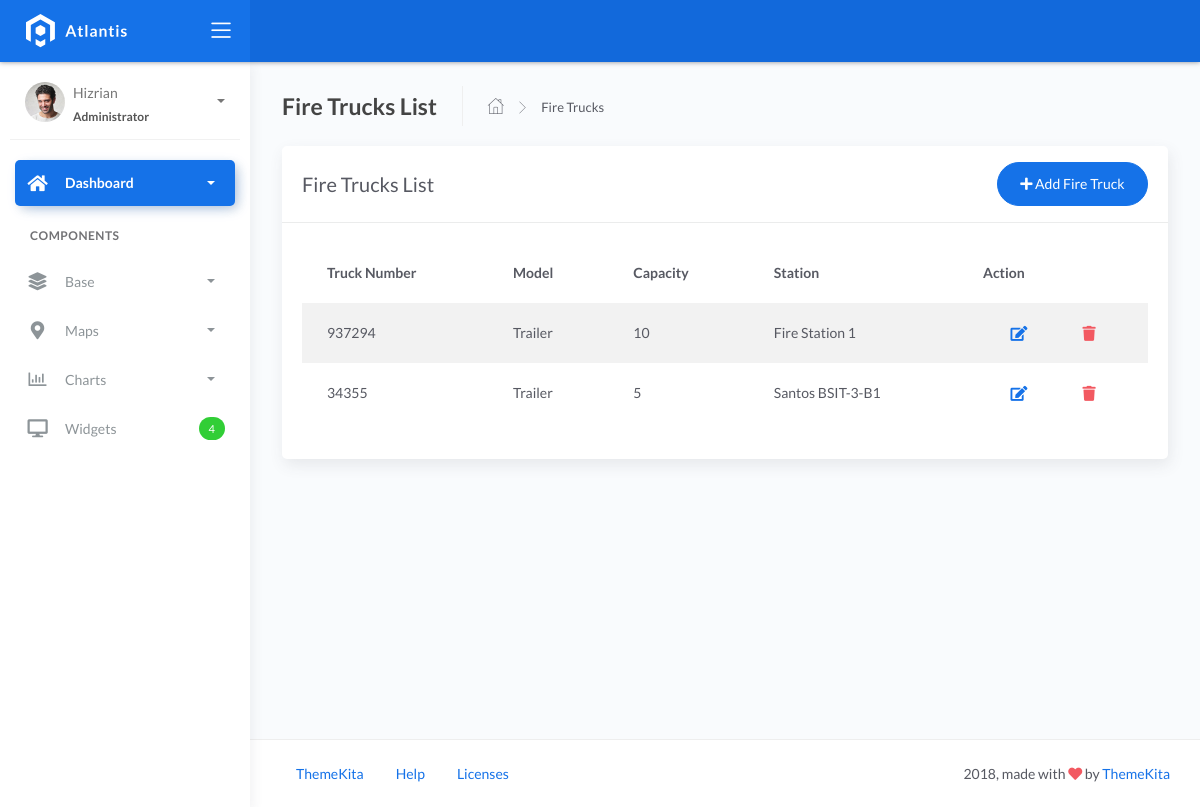
/firetrucks/, run on the app's committed database.
### fire/models.py (models this page shows)
class BaseModel(models.Model):
    created_at = models.DateTimeField(auto_now_add=True, db_index=True)
    updated_at = models.DateTimeField(auto_now=True)
    class Meta:
        abstract = True

class FireTruck(BaseModel):
    truck_number = models.CharField(max_length=150)
    model = models.CharField(max_length=150)
    capacity = models.CharField(max_length=150)
    station = models.ForeignKey(FireStation, on_delete=models.CASCADE)

class FireStation(BaseModel):
    name = models.CharField(max_length=150)
    location = models.ForeignKey(Locations, on_delete=models.CASCADE, null=True, blank=True)  # Allow nulls for migration
    latitude = models.DecimalField(
        max_digits=22, decimal_places=16, null=True, blank=True)
    longitude = models.DecimalField(
        max_digits=22, decimal_places=16, null=True, blank=True)
    address = models.CharField(max_length=150)
    city = models.CharField(max_length=150)
    country = models.CharField(max_length=150)

### fire/views.py (the view)
# urls.py: path('firetrucks/', FireTruckListView.as_view(), name='firetruck_list'),
class FireTruckListView(ListView):
    model = FireTruck
    template_name = 'crud/firetrucks/list.html'
    context_object_name = 'firetrucks'
    def get_context_data(self, **kwargs):
        context = super().get_context_data(**kwargs)
        context['title'] = 'Fire Trucks List'
        return context

### templates/crud/firetrucks/list.html (shortened to what this page needs)
{% extends 'base.html' %}
{% load static %}
{% block content %}
<div class="page-inner">
    <div class="page-header">
        <h4 class="page-title">{{ title }}</h4>
        <ul class="breadcrumbs">
            <li class="nav-home">
                <a href="{% url 'home' %}">
                    <i class="flaticon-home"></i>
                </a>
            </li>
            <li class="separator">
                <i class="flaticon-right-arrow"></i>
            </li>
            <li class="nav-item">
                <a href="#">Fire Trucks</a>
            </li>
        </ul>
    </div>
    <div class="row">
        <div class="col-md-12">
            <div class="card">
                <div class="card-header">
                    <div class="d-flex align-items-center">
                        <h4 class="card-title">Fire Trucks List</h4>
                        <a href="{% url 'firetruck_create' %}" class="btn btn-primary btn-round ml-auto">
                            <i class="fa fa-plus"></i>
                            Add Fire Truck
                        </a>
                    </div>
                </div>
                <div class="card-body">
                    <div class="table-responsive">
                        <table id="basic-datatables" class="display table table-striped table-hover">
                            <thead>
                                <tr>
                                    <th>Truck Number</th>
                                    <th>Model</th>
                                    <th>Capacity</th>
                                    <th>Station</th>
                                    <th style="width: 10%">Action</th>
                                </tr>
                            </thead>
                            <tbody>
                                {% for firetruck in firetrucks %}
                                <tr>
                                    <td>{{ firetruck.truck_number }}</td>
                                    <td>{{ firetruck.model }}</td>
                                    <td>{{ firetruck.capacity }}</td>
                                    <td>{{ firetruck.station.name }}</td>
                                    <td>
                                        <div class="form-button-action">
                                            <a href="{% url 'firetruck_update' firetruck.id %}" class="btn btn-link btn-primary btn-lg">
                                                <i class="fa fa-edit"></i>
                                            </a>
                                            <a href="{% url 'firetruck_delete' firetruck.id %}" class="btn btn-link btn-danger btn-lg" onclick="return confirm('Are you sure you want to delete this fire truck?');">
                                                <i class="fa fa-trash"></i>
                                            </a>
                                        </div>
                                    </td>
                                </tr>
                                {% endfor %}
                            </tbody>
                        </table>
                    </div>
                </div>
            </div>
        </div>
    </div>
</div>
{% endblock %}

### data on the page
FireTruck: truck_number "937294", model "Trailer", capacity "10", station.name "Fire Station 1"
FireTruck: truck_number "34355", model "Trailer", capacity "5", station.name "Santos BSIT-3-B1"

### other printed values
{{ title }} "Fire Trucks List"
